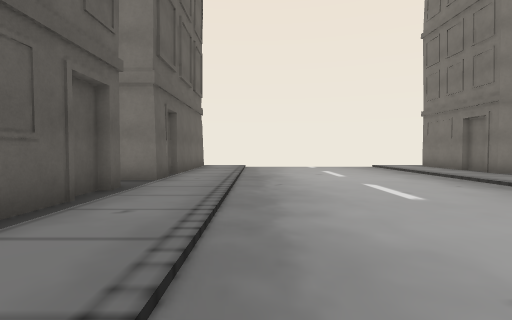
View 1 (above)

19 first-person views from a walk through a 3-D level made in the Unity game engine. The camera is 1.4 m above the floor, tilts 2° down and sees 85° across. The floor is counted in squares, 1.8 m on a side. Each view is taken from the middle of a square. On the plan, view 1 faces up. The plan holds only what a view shows up to about 10 squares ahead; the rest is blank. The place goes on beyond the plan. The player character is not drawn.

View 2
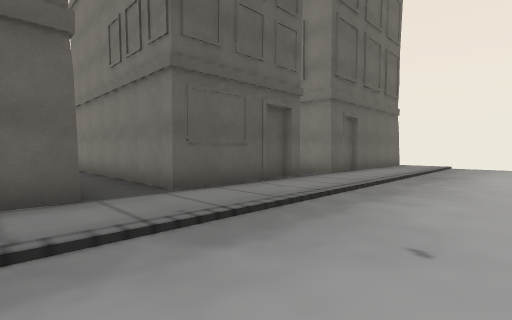

View 3
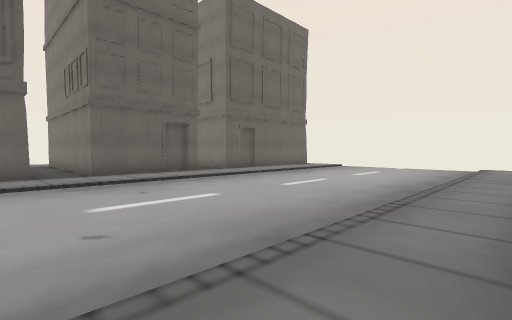

View 4
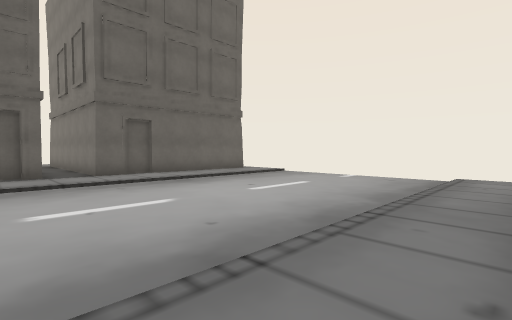

View 5
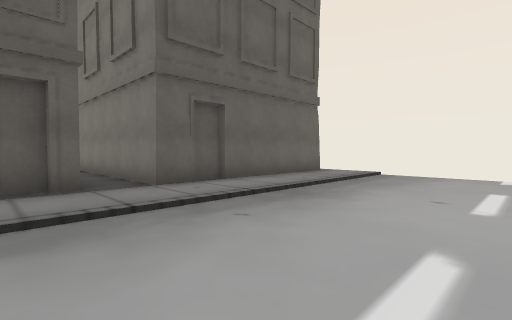

View 6
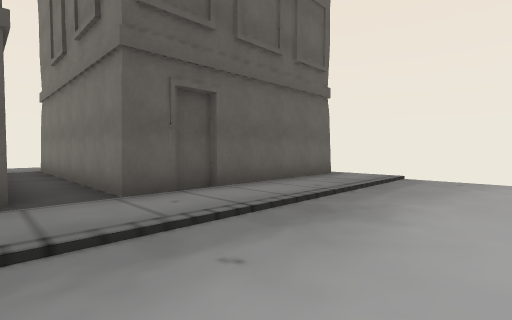

View 7
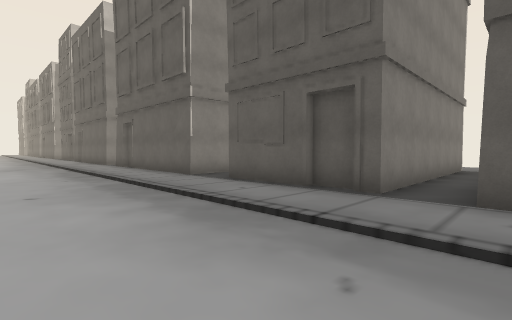

View 8
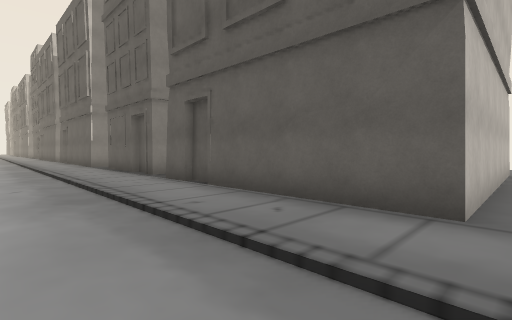

View 9
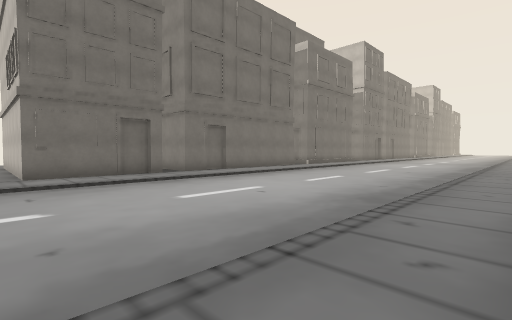

View 10
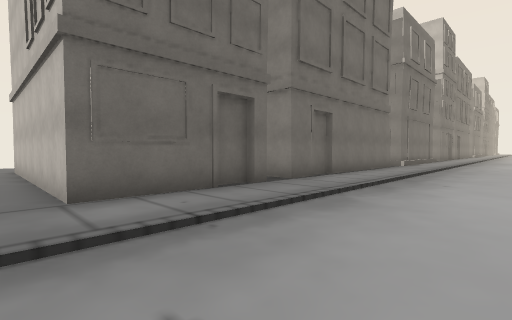

View 11
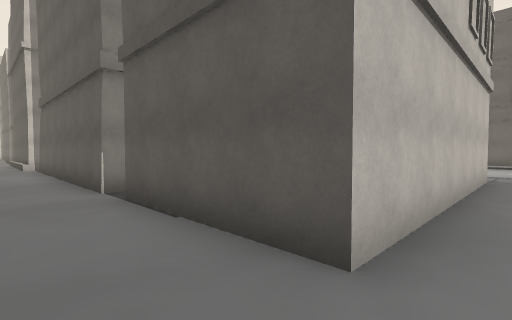

View 12
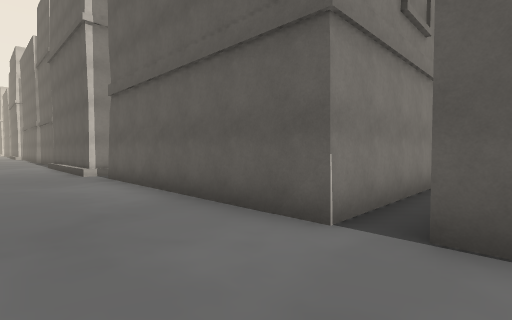

View 13
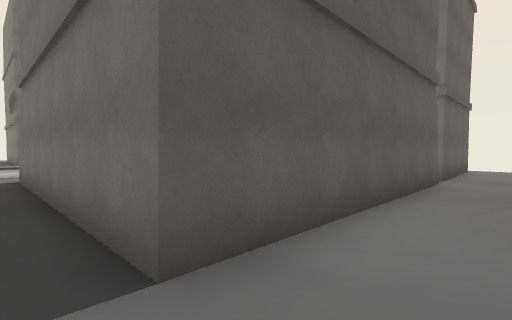

View 14
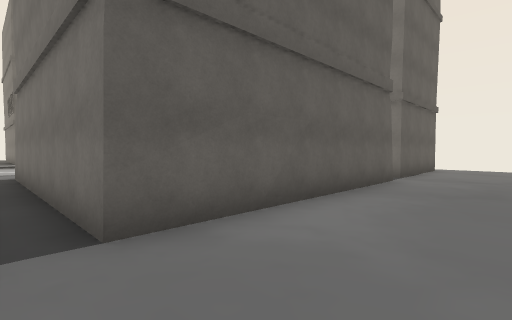

View 15
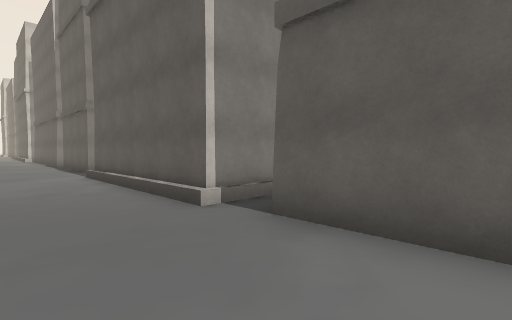

View 16
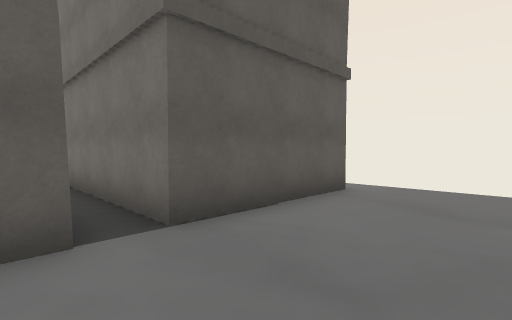

View 17
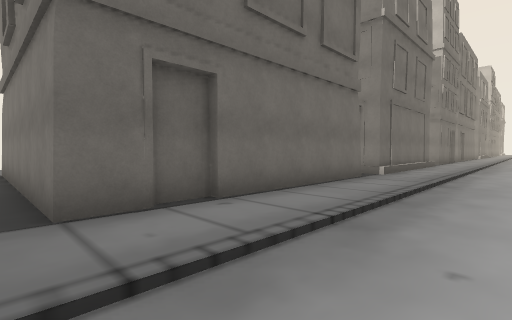

View 18
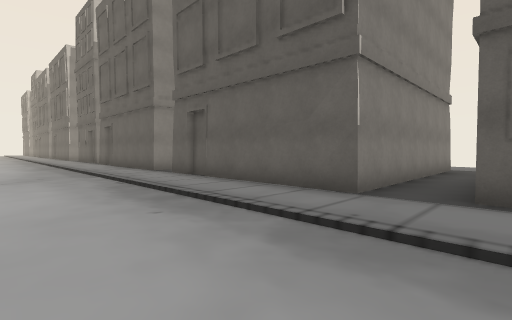

View 19
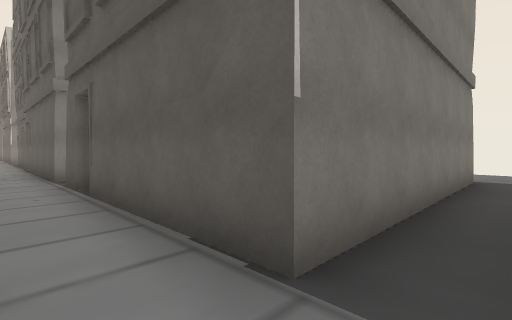

### Floor plan
Key: @ floor where view 1 was taken; # wall or solid block; . main floor; - floor 0.25 m lower than the main floor; / step, stairs or slope; B building.
Columns run from 11 left of view 1 to 17 right of it. Each row starts with its distance up from view 1.
 13    ........------............
 12   #######B.------..#######...
 11          B.------.B#     #...
 10          ..------..#     #...
  9          ..------..#     #...
  8         #..------............
  7   #######..------..#######...
  6  ..........------..#     #...
  5  .######B..------..#     #...
  4        ##..------..      #...
  3         #..------..      #...
  2     #####..------..     ##...
  1 ...........------..######B...
  0 ..#######..@-----....BBBBB...
 -1          B.------./#     #/..
 -2          ..--- --./       /..
 -3          ..---  -./       /..
 -4          ..---  -.        /..
 -5         #..---            /..
 -6          ..---            /..
 -7         ...---            ...
 -8         #..---           #..
 -9          ..--            #..
-10            --

Positions as (right, up) in squares from view 1, and headings:
1: (0, 0), facing up
2: (2, -1), facing up-left
3: (7, -1), facing up-left
4: (7, 4), facing up-left
5: (3, 4), facing up-left
6: (2, 5), facing up-left
7: (2, 7), facing down-left
8: (1, 13), facing down-left
9: (-2, 13), facing down-right
10: (3, 13), facing down-right
11: (16, 13), facing down-left
12: (17, 9), facing down-left
13: (16, 0), facing up-left
14: (17, 0), facing up-left
15: (17, 3), facing down-left
16: (17, 7), facing up-left
17: (4, 8), facing down-right
18: (2, 2), facing down-left
19: (-1, 1), facing down-left
